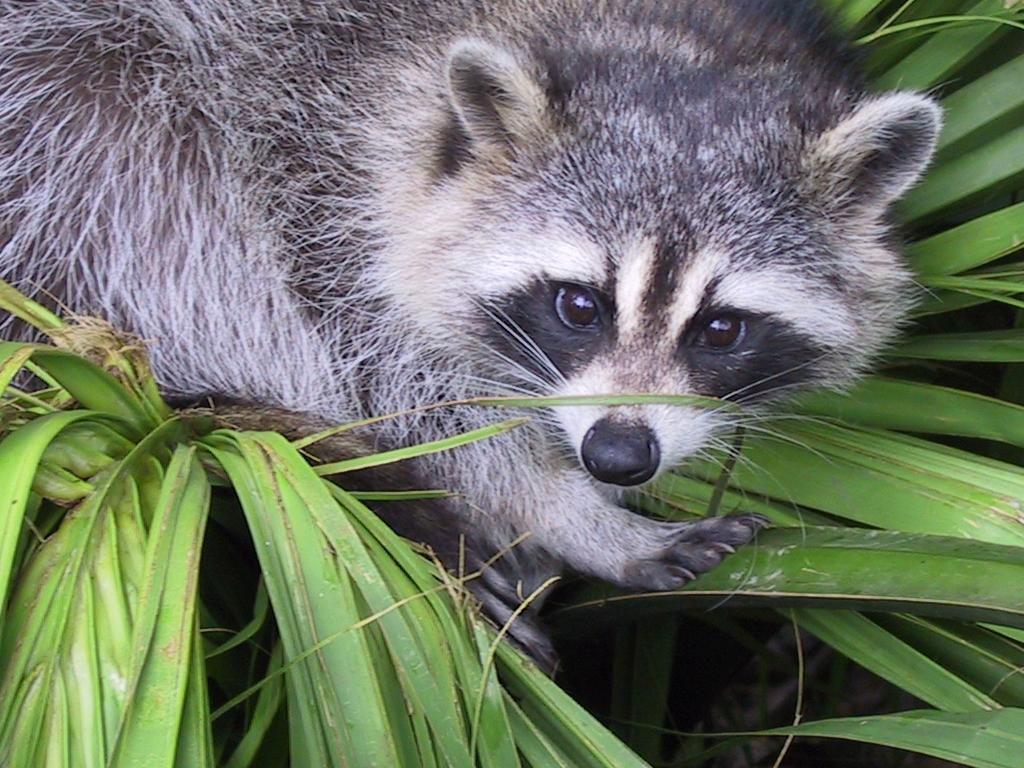
#> input picture ex04/animal.jpeg, 1024 x 768 px
$ python rotate.py
#> lines starting #> are read from the running program, lines starting #| are printed output that depends on the picture
### ex04/load_image.py
from PIL import Image


def ft_load(path: str) -> bytearray:
#> called with path = 'animal.jpeg'
    input_image_path = "animal.jpeg"
    output_image_path = "rotate.jpeg"
    try:
        assert Image.open(input_image_path), "Error: failed to open file"
        image = Image.open(input_image_path)
#> image is the input picture: PIL image 1024x768 RGB; mean R, G, B 110.7, 117.7, 102.1
        barray = []

        width, height = image.size
#> width = 1024; height = 768

        for x in range(width):
            for y in range(height):
                r, g, b = image.getpixel((x, y))
                barray.extend([r, g, b])
#> after the loop, barray = 2359296 items
        barray.extend([r, g, b])

        nbarray = barray[::-1]
#> nbarray = 2359299 items
        # nbarray = barray
        """ Convert the flat list of RGB values to bytes """
        rgb_bytes = bytes(nbarray)

        """ Create an RGB image from bytes """
        img = Image.frombytes('RGB', (height, width), rgb_bytes)
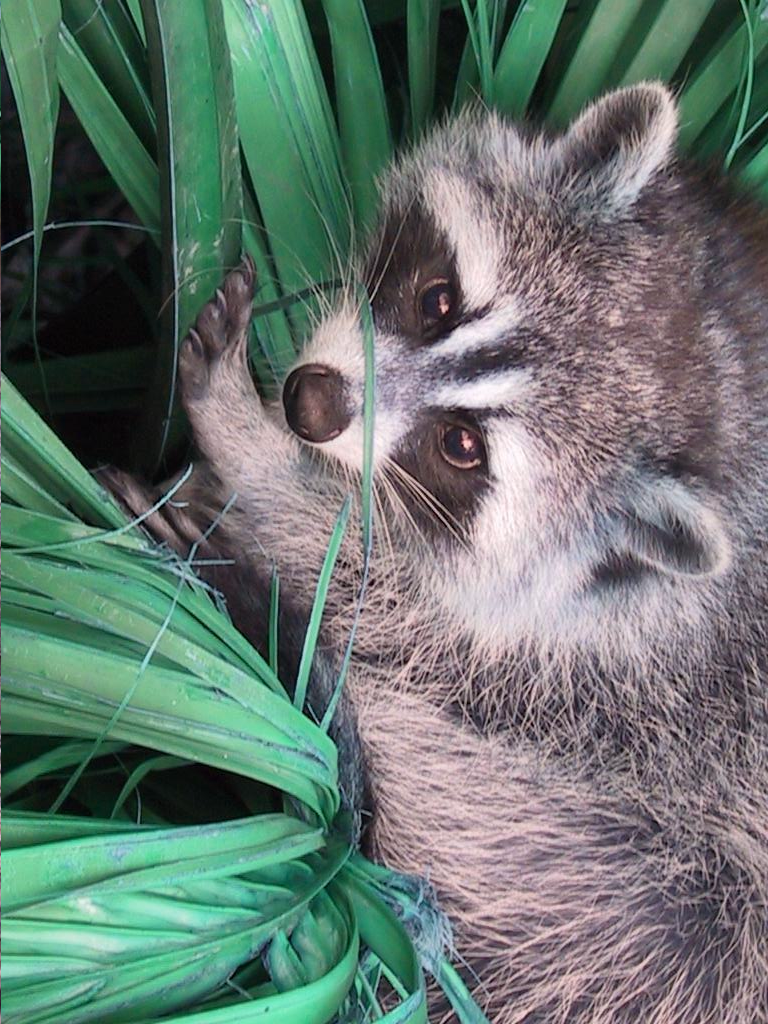
#> img: PIL image 768x1024 RGB; mean R, G, B 102.1, 117.7, 110.7

        img.save(output_image_path)

        string = "The shape of image is: "
        items = image.getpixel((0, 0))
#> items = (120, 111, 132)
        i = 0
        for item in items:
            i += 1
#> this loop made 3 passes
#> item on passes 1 to 3: 120, 111, 132
#> after the loop, i = 3
        print(string, (height, width, i))
#| The shape of image is:  (768, 1024, 3)
        print([nbarray])
#> (printed output is left out)
    except AssertionError as e:
        print(f"AssertionError: {e}")

    except AssertionError as e:
        print(f"AssertionError: {e}")
    string = "New shape after transpose: "

    print(string, (height, width))

    return nbarray

### ex04/rotate.py
from load_image import ft_load

# print(ft_load("landscape.jpg"))
print(ft_load("animal.jpeg"))

$ run again, with ex04/landscape.jpg copied over ex04/animal.jpeg
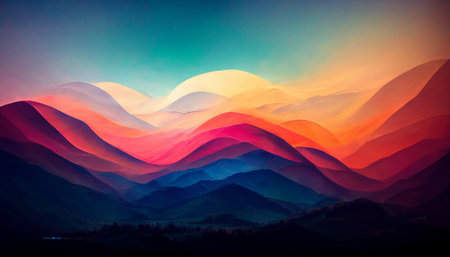
#> input picture ex04/landscape.jpg, 450 x 257 px
#> in ft_load, image is the input picture: PIL image 450x257 RGB; mean R, G, B 98.7, 79.1, 89.1
#> after the loop in ft_load, `for x in range(width):`: barray = 346950 items
#> nbarray = 346953 items
#> in ft_load, `img = Image.frombytes('RGB', (height, width), rgb_bytes)`:
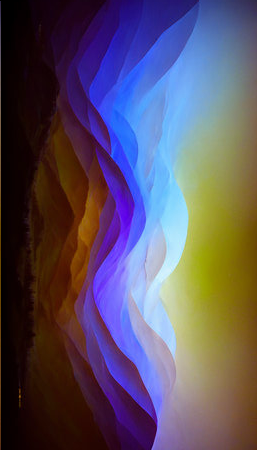
#> img: PIL image 257x450 RGB; mean R, G, B 89.1, 79.1, 98.7
#> items = (19, 42, 83)
#> the loop in ft_load, `for item in items:` made 3 passes
#> item on passes 1 to 3: 19, 42, 83
#> after the loop in ft_load, `for item in items:`: i = 3
#| The shape of image is:  (257, 450, 3)
#> (printed output is left out)

$ run again, with ex04/zoom.jpeg copied over ex04/animal.jpeg
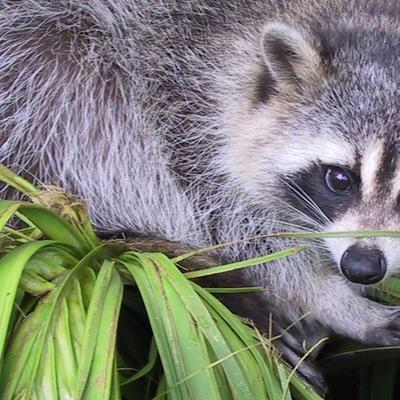
#> input picture ex04/zoom.jpeg, 400 x 400 px
#> in ft_load, image is the input picture: PIL image 400x400 RGB; mean R, G, B 127.8, 129.4, 121.2
#> after the loop in ft_load, `for x in range(width):`: barray = 480000 items
#> nbarray = 480003 items
#> in ft_load, `img = Image.frombytes('RGB', (height, width), rgb_bytes)`:
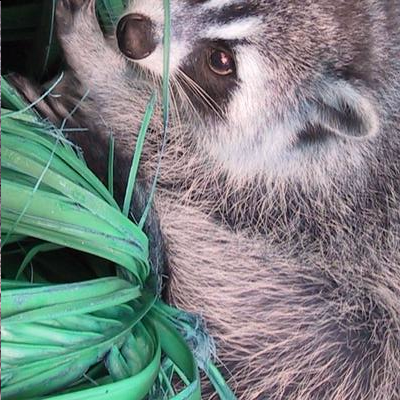
#> img: PIL image 400x400 RGB; mean R, G, B 121.2, 129.4, 127.8
#> items = (119, 114, 134)
#> the loop in ft_load, `for item in items:` made 3 passes
#> item on passes 1 to 3: 119, 114, 134
#> after the loop in ft_load, `for item in items:`: i = 3
#| The shape of image is:  (400, 400, 3)
#> (printed output is left out)
